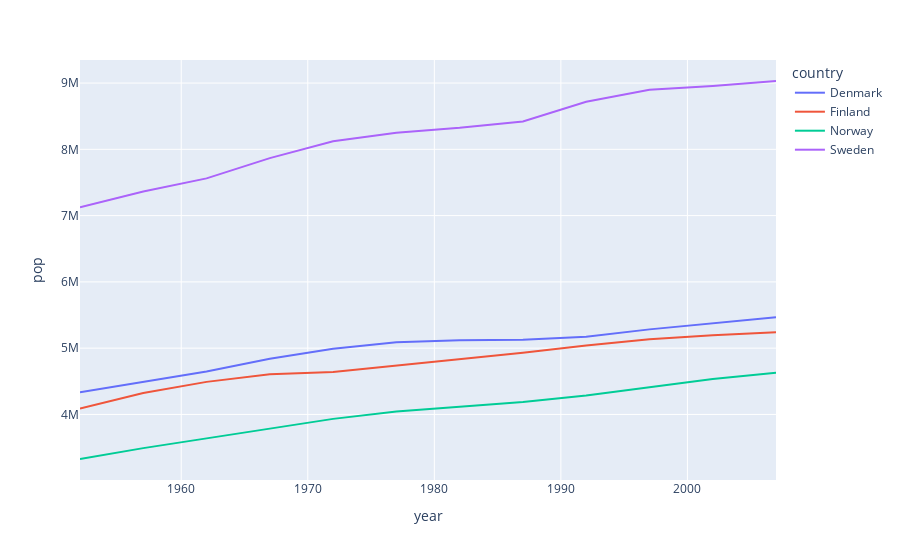

Here is the notebook cell this chart was saved with:
### Code cell
fig = px.line(nordic, x='year', y='pop', color='country')
fig.show()

### Figure 1 — Plotly figure (JSON) as saved in the notebook; plotly's stock layout.template omitted (floating-point values rounded to 4 significant figures)
{"data": [{"hovertemplate": "country=Denmark<br>year=%{x}<br>pop=%{y}<extra></extra>", "legendgroup": "Denmark", "line": {"color": "#636efa", "dash": "solid"}, "mode": "lines", "name": "Denmark", "orientation": "v", "showlegend": true, "type": "scatter", "x": [1952, 1957, 1962, 1967, 1972, 1977, 1982, 1987, 1992, 1997, 2002, 2007], "xaxis": "x", "y": [4334000, 4487831, 4646899, 4838800, 4991596, 5088419, 5117810, 5127024, 5171393, 5283663, 5374693, 5468120], "yaxis": "y"}, {"hovertemplate": "country=Finland<br>year=%{x}<br>pop=%{y}<extra></extra>", "legendgroup": "Finland", "line": {"color": "#EF553B", "dash": "solid"}, "mode": "lines", "name": "Finland", "orientation": "v", "showlegend": true, "type": "scatter", "x": [1952, 1957, 1962, 1967, 1972, 1977, 1982, 1987, 1992, 1997, 2002, 2007], "xaxis": "x", "y": [4090500, 4324000, 4491443, 4605744, 4639657, 4738902, 4826933, 4931729, 5041039, 5134406, 5193039, 5238460], "yaxis": "y"}, {"hovertemplate": "country=Norway<br>year=%{x}<br>pop=%{y}<extra></extra>", "legendgroup": "Norway", "line": {"color": "#00cc96", "dash": "solid"}, "mode": "lines", "name": "Norway", "orientation": "v", "showlegend": true, "type": "scatter", "x": [1952, 1957, 1962, 1967, 1972, 1977, 1982, 1987, 1992, 1997, 2002, 2007], "xaxis": "x", "y": [3327728, 3491938, 3638919, 3786019, 3933004, 4043205, 4114787, 4186147, 4286357, 4405672, 4535591, 4627926], "yaxis": "y"}, {"hovertemplate": "country=Sweden<br>year=%{x}<br>pop=%{y}<extra></extra>", "legendgroup": "Sweden", "line": {"color": "#ab63fa", "dash": "solid"}, "mode": "lines", "name": "Sweden", "orientation": "v", "showlegend": true, "type": "scatter", "x": [1952, 1957, 1962, 1967, 1972, 1977, 1982, 1987, 1992, 1997, 2002, 2007], "xaxis": "x", "y": [7124673, 7363802, 7561588, 7867931, 8122293, 8251648, 8325260, 8421403, 8718867, 8897619, 8954175, 9031088], "yaxis": "y"}], "layout": {"legend": {"title": {"text": "country"}, "tracegroupgap": 0}, "margin": {"t": 60}, "xaxis": {"anchor": "y", "domain": [0, 1], "title": {"text": "year"}}, "yaxis": {"anchor": "x", "domain": [0, 1], "title": {"text": "pop"}}}}
